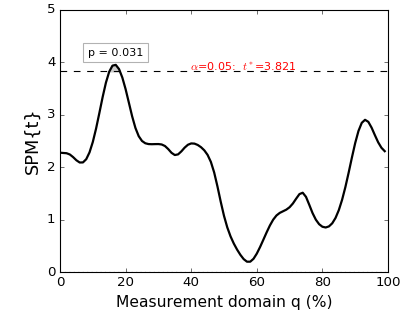

This chart was generated by the following Python code:
import numpy as np
from matplotlib import pyplot
import spm1d
np.random.seed(0)
Y  = np.random.randn(10,100) +0.21
Y  = spm1d.util.smooth(Y, fwhm=10)
t  = spm1d.stats.ttest(Y)
ti = t.inference(alpha=0.05, two_tailed=False)
pyplot.figure(figsize=(5,4))
pyplot.axes([0.15,0.15,0.82,0.82])
ti.plot()
ti.plot_threshold_label(fontsize=10)
ti.plot_p_values(size=10, offsets=[(0,0.3)])
pyplot.xlim(0, 100)
pyplot.ylim(0, 5)
pyplot.xlabel('Measurement domain q (%)', size=14)
